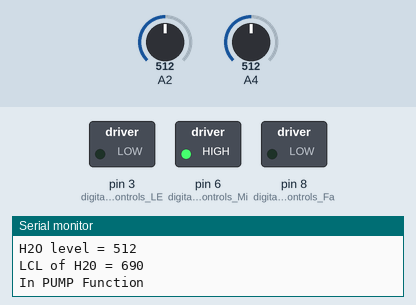
The sketch below on a simulated Arduino Uno, built with avr-gcc and run on an emulated ATmega328P. Shown: switched loads named in the sketch (green lamp = pin HIGH), the last lines printed to the serial monitor. Inputs (shaded band) come from the test bench; at power-on: A4 = 512, A2 = 512.

Above: at 15.8 s.
15.9 s: A4 set to 529
At 27.2 s:
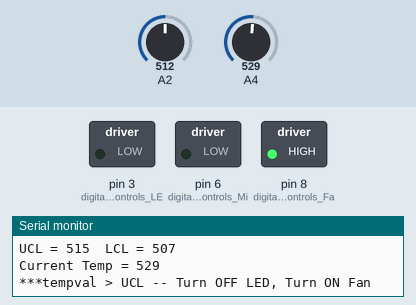
27.5 s: A2 set to 682
38.7 s: A2 set to 707
49.9 s: A4 set to 505
At 57.7 s:
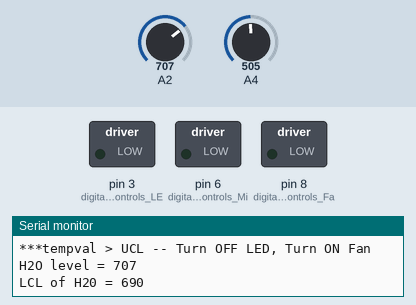
62.6 s: A2 set to 680
At 65.6 s:
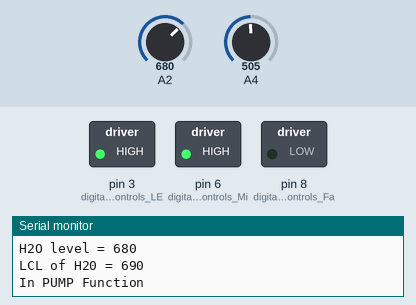
Timing chart, 0 to 77.6 s (numbered marks = the images above; inputs shaded):
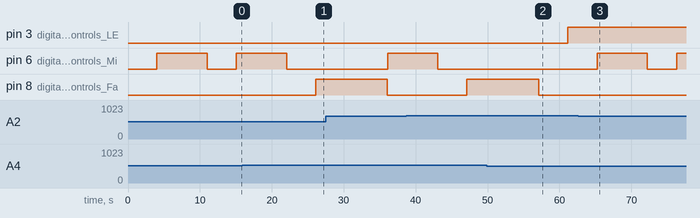

The sketch:

smart_factory.ino
```cpp
//Integrated Control CODE
//Control Fan Motor
//Control Water Level
//This sketch turns the Fan Motor ON and OFF based on measured temperature and set UCL and LCL
//It also prints the analog read value from the thermistor
//This sketch monitors and controls the water level in the Chemical Bath and Reservoir

int tempval = 0;  // variable to store temperature value read at analog pin 2
int waterval = 100; // variable to store analog water level value
float temp = 0;   //leftover from previous Test sketch

//Setup of setpoint, UCL, and LCL
int setpoint = 511;
//int setpoint = analogRead(5);
int UCL = setpoint + 4;
int LCL = setpoint - 4;

void setup() {
  pinMode(8, OUTPUT); //digital pin 8 controls Fan Motor
  pinMode(3, OUTPUT); //digital pin 7 controls LED Heater
  pinMode(6, OUTPUT); //digital pin 6 controls Mini-Pump
  Serial.begin(9600); //set up to print out text to monitor
}

void loop() {
  delay(4000);
  //  Serial.print("Setpoint = ");
  //  Serial.print(setpoint);
  Serial.print("UCL = "); Serial.print(UCL);
  Serial.print("  LCL = "); Serial.println(LCL);
  tempval = analogRead(4);  // read thermister analog input pin 5
  Serial.print("Current Temp = ");
  Serial.println(tempval);    // print thermister value to serial monitor

  //IF-THEN-ELSE for Temperature
  if (tempval <507)//change
  {
    Serial.println("***tempval < LCL -- Turn ON LED");
    LEDON();
  }
  else if (tempval > 515)//change
  {
    Serial.println("***tempval > UCL -- Turn OFF LED, Turn ON Fan");
    LEDOFF();
  }
  else {}

  //IF-THEN-ELSE for Water Level
  waterval = analogRead(2);  // read water sensor analog input pin 4
  Serial.print("H2O level = "); Serial.println(waterval);
  Serial.println("LCL of H20 = 690");
  if (waterval <690)
  {
    PUMPON();
  }
  else {}
  Serial.println();
}

void LEDON() {
  //  Serial.println("In LCL Function");
  digitalWrite(3, HIGH); //LED ON
}

void LEDOFF() {
  //  Serial.println("In UCL Function");
  digitalWrite(3, LOW);  //LED OFF
  digitalWrite(8, HIGH); //Fan ON
  delay(10000);
  digitalWrite(8, LOW);  //Fan OFF
}

void PUMPON() {
  Serial.println("In PUMP Function");
  digitalWrite(6, HIGH);  //Mini-pump ON
  delay(7000);  //time to operate mini-pump
  digitalWrite(6, LOW);   //Turn OFF mini-pump
}

//digitalWrite(8, HIGH); //Fan ON
//delay(2000);
//digitalWrite(8, LOW);  //Fan OFF
//delay(2000);

//digitalWrite(3, HIGH); //LED ON
//delay(2000);
//digitalWrite(3, LOW);  //LED OFF
//delay(2000);
```

Measured:
- the behaviour switches between 515 and 516 on A4 (found by bisection; images 0 and 1)
- after the input at 15.9 s, pin 6 (digital_pin_6_controls_Mi): goes on until 22.1 s, then stays LOW; pin 8 (digital_pin_8_controls_Fa): LOW → HIGH after 10.2 s
- after the input at 49.9 s, pin 3 (digital_pin_7_controls_LE): LOW → HIGH after 11.2 s; pin 8 (digital_pin_8_controls_Fa): goes on until 57.1 s, then stays LOW
- after the input at 62.6 s, pin 6 (digital_pin_6_controls_Mi): LOW → HIGH after 2.6 s, → LOW 7.0 s later, → HIGH 4.1 s later
